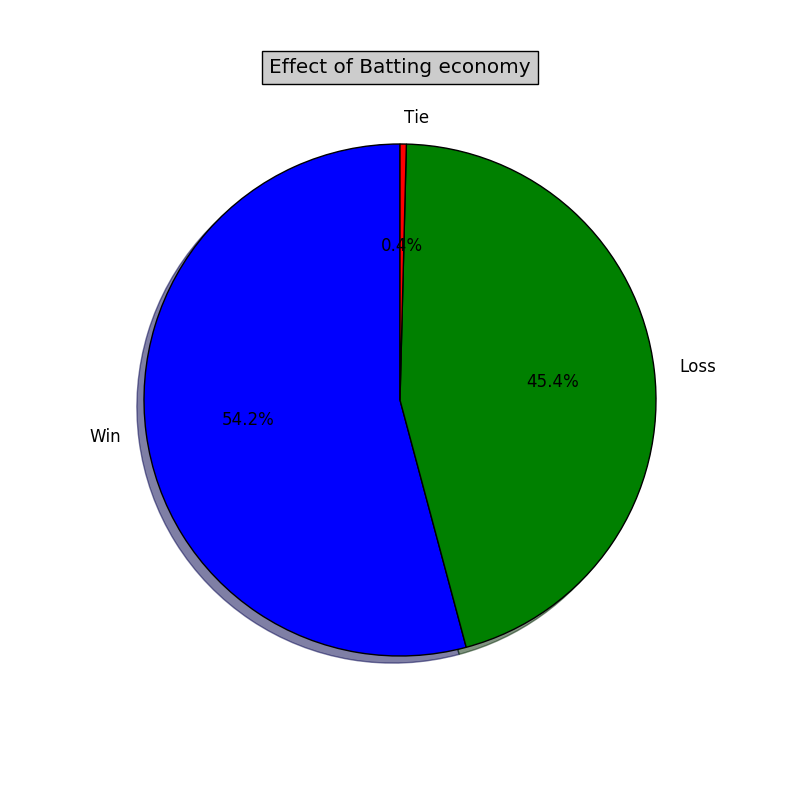

Source code (Python):
import csv
import pandas as pd
import numpy as nm
from pylab import*

folder = 'G:\\Google Drive\\Class file\Current\\Me\\Project300\\Data Analysis\\t20s_maleCSV\\'
# file_name = folder + teams + '.csv'

# if csv file column number changes, change this indexex according to the new csv file
decision_index = 6
toss_index = 18
winner_index = 22 #Something bad was happened for wrong indexing ................
team1_name_index = 15
team2_name_index = 16

economy_mixed_index = 3
team_name_mixed_index = 10

win = 0
loss = 0
tie = 0
team1_economy = 0
team2_economy = 0

#648
for value in range(1,505):

    global team1_economy
    global team2_economy

    filename = folder + str(value) + '.csv'
    file=open(filename, "r")
    reader = csv.reader(file)
    flag = 0
    for line in reader:
        if flag == 0:
            flag = 1
            continue
        decision=line[decision_index]
        toss=line[toss_index]
        winner=line[winner_index]
        team1_name = line[team1_name_index]
        team2_name = line[team2_name_index]
        break
    #print(decision,toss,winner)
    print(team1_name, team2_name)

    filename2 = folder + 'mixedCSV' + '.csv'
    file2=open(filename2, "r")
    reader2 = csv.reader(file2)
    flag = 0
    for line in reader2:
        if flag == 0:
            flag = 1
            continue

        if line[team_name_mixed_index] == team1_name:
            flag += 1
            print(line[economy_mixed_index] + '______________')
            team1_economy = float(line[economy_mixed_index])

        if line[team_name_mixed_index] == team2_name:
            flag += 1
            print(line[economy_mixed_index] + '______________')
            team2_economy = float(line[economy_mixed_index])

        if flag == 3:
            break

    print(team1_economy, team2_economy)
    print(winner)
    if(winner == 'tie'):
        tie = tie + 1
    elif winner == team1_name:
        if(team1_economy < team2_economy):
            win += 1
        else:
            loss += 1
    else:
        if(team1_economy > team2_economy):
            win += 1
        else:
            loss += 1

print(win,loss,tie)

figure(1, figsize=(8,8))
ax = axes([0.1,0.1,0.8,0.8])

x = (win/(win+loss+tie)) * 100
y = (loss/(win+loss+tie)) * 100
z = (tie/(win+loss+tie)) * 100
# The slices will be ordered and plotted counter-clockwise.
labels = 'Win', 'Loss', 'Tie'
fracs = [x , y , z ]
explode=(0, 0, 0)

pie(fracs, explode=explode, labels=labels,
                autopct='%1.1f%%', shadow=True, startangle=90)
                # The default startangle is 0, which would start
                # the Frogs slice on the x-axis.  With startangle=90,
                # everything is rotated counter-clockwise by 90 degrees,
                # so the plotting starts on the positive y-axis.

title('Effect of Batting economy', bbox={'facecolor':'0.8', 'pad':5})

show()
